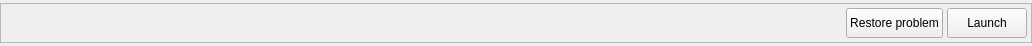
<?xml version="1.0" encoding="UTF-8"?>
<ui version="4.0">
 <class>WidgetProblemActionsClass</class>
 <widget class="QWidget" name="WidgetProblemActionsClass">
  <property name="geometry">
   <rect>
    <x>0</x>
    <y>0</y>
    <width>1032</width>
    <height>46</height>
   </rect>
  </property>
  <property name="sizePolicy">
   <sizepolicy hsizetype="Preferred" vsizetype="Maximum">
    <horstretch>0</horstretch>
    <verstretch>0</verstretch>
   </sizepolicy>
  </property>
  <property name="maximumSize">
   <size>
    <width>16777215</width>
    <height>46</height>
   </size>
  </property>
  <property name="windowTitle">
   <string>Form</string>
  </property>
  <property name="windowOpacity">
   <double>1.000000000000000</double>
  </property>
  <property name="styleSheet">
   <string notr="true"/>
  </property>
  <layout class="QGridLayout" name="gridLayout">
   <property name="margin">
    <number>0</number>
   </property>
   <property name="spacing">
    <number>0</number>
   </property>
   <item row="0" column="0">
    <widget class="QFrame" name="frame">
     <property name="sizePolicy">
      <sizepolicy hsizetype="Preferred" vsizetype="Maximum">
       <horstretch>0</horstretch>
       <verstretch>0</verstretch>
      </sizepolicy>
     </property>
     <property name="frameShape">
      <enum>QFrame::StyledPanel</enum>
     </property>
     <property name="frameShadow">
      <enum>QFrame::Raised</enum>
     </property>
     <layout class="QHBoxLayout" name="horizontalLayout">
      <property name="spacing">
       <number>4</number>
      </property>
      <property name="leftMargin">
       <number>0</number>
      </property>
      <property name="topMargin">
       <number>4</number>
      </property>
      <property name="rightMargin">
       <number>4</number>
      </property>
      <property name="bottomMargin">
       <number>4</number>
      </property>
      <item>
       <spacer name="horizontalSpacer_2">
        <property name="orientation">
         <enum>Qt::Horizontal</enum>
        </property>
        <property name="sizeHint" stdset="0">
         <size>
          <width>40</width>
          <height>20</height>
         </size>
        </property>
       </spacer>
      </item>
      <item>
       <widget class="QPushButton" name="pushRestore">
        <property name="minimumSize">
         <size>
          <width>0</width>
          <height>30</height>
         </size>
        </property>
        <property name="text">
         <string>Restore problem</string>
        </property>
        <property name="icon">
         <iconset resource="../../../GUI/Resources/CERESGui.qrc">
          <normaloff>:/Undo</normaloff>:/Undo</iconset>
        </property>
       </widget>
      </item>
      <item>
       <widget class="QPushButton" name="pushLaunch">
        <property name="minimumSize">
         <size>
          <width>0</width>
          <height>30</height>
         </size>
        </property>
        <property name="text">
         <string>Launch</string>
        </property>
        <property name="icon">
         <iconset resource="../../../GUI/Resources/CERESGui.qrc">
          <normaloff>:/Play</normaloff>:/Play</iconset>
        </property>
        <property name="iconSize">
         <size>
          <width>15</width>
          <height>15</height>
         </size>
        </property>
        <property name="flat">
         <bool>false</bool>
        </property>
       </widget>
      </item>
     </layout>
    </widget>
   </item>
  </layout>
 </widget>
 <resources>
  <include location="../../../GUI/Resources/CERESGui.qrc"/>
 </resources>
 <connections/>
</ui>
